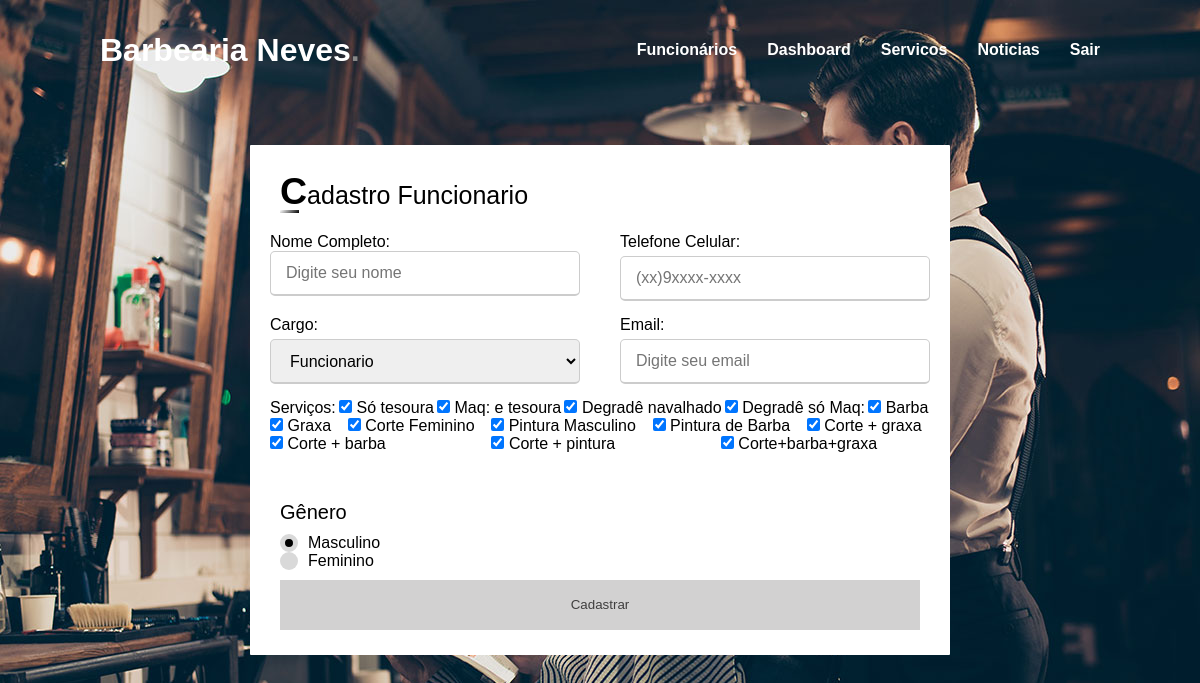
Page /cadastroFuncionario.php (signed in) on the committed database.
### tables this page shows
CREATE TABLE `servicos` (
  `idServicos` int NOT NULL,
  `nome` varchar(45) NOT NULL,
  `valor` double NOT NULL,
  `tempo_estimado` time NOT NULL
);

### model/Usuario.php (called while the page is built, shortened)
<?php
class Usuario
{
    private $nome;
    private $perfil;
    private $telefone;
    private $email;
    public function getNome()
    {
        return $this->nome;
    }
    public function getPerfil()
    {
        return $this->perfil;
    }
    public function getTelefone()
    {
        return $this->telefone;
    }
    public function getEmail()
    {
        return $this->email;
    }
}

### dao/daoServicos.php (called while the page is built, shortened)
<?php
include_once 'C:/xampp/htdocs/Projeto-barbearia/model/servicos_model.php';
class DaoServicos
{
    public function listarServicosDAO()
    {
        $conn = new Conecta();
        $msg = new Mensagem();
        $conecta = $conn->conectadb();
        if ($conecta) {
            try {
                $serag = $conecta->query("select * from servicos");
                $lista = array();
                $a = 0;
                if ($serag->execute()) {
                    if ($serag->rowCount() > 0) {
                        while ($linha = $serag->fetch(PDO::FETCH_OBJ)) {
                            $servicos = new Servicos_model();
                            $servicos->setIdServicos($linha->idServicos);
                            $servicos->setNomeServico($linha->nome);
                            $servicos->setValorServico($linha->valor);
                            $servicos->setTempoServico($linha->tempo_estimado);
                            $lista[$a] = $servicos;
                            $a++;
                        }
                    }
                }
            } catch (Exception $ex) {
                $msg->setMsg($ex);
            }
            return $lista;
        }
    }
}

### controller/servicosController.php (called while the page is built, shortened)
<?php
include_once 'C:/xampp/htdocs/Projeto-barbearia/dao/daoServicos.php';
include_once 'C:/xampp/htdocs/Projeto-barbearia/model/servicos_model.php';
class ServicosController {
    public function listarServicos(){
        $daoServico = new DaoServicos();
        return $daoServico->listarServicosDAO();
    }
}

### model/servicos_model.php (called while the page is built, shortened)
<?php
class Servicos_model {
    private $idServicos;
    private $nomeServico;
    public function getIdServicos()
    {
        return $this->idServicos;
    }
    public function setIdServicos($idServicos)
    {
        $this->idServicos = $idServicos;
        return $this;
    }
    public function getNomeServico()
    {
        return $this->nomeServico;
    }
    public function setNomeServico($nomeServico)
    {
        $this->nomeServico = $nomeServico;
        return $this;
    }
    public function setValorServico($valorServico)
    {
        return $this;
    }
    public function setTempoServico($tempoServico)
    {
        return $this;
    }
}

### cadastroFuncionario.php (the view, shortened to what this page needs)
<?php
include_once 'C:/xampp/htdocs/Projeto-barbearia/controller/servicosController.php';
include_once 'C:/xampp/htdocs/Projeto-barbearia/controller/funcionarioController.php';
include_once 'C:/xampp/htdocs/Projeto-barbearia/dao/DaoClientes.php';
include_once 'C:/xampp/htdocs/Projeto-barbearia/model/Usuario.php';
include_once "C:/xampp/htdocs/Projeto-barbearia/model/servicos_model.php";
$ce = new Usuario();
?>
<!DOCTYPE html>
<html lang="pt-br">
<head>
    <link rel="stylesheet" href="./css/style-Funcionario.css">
    <link rel="stylesheet" href="https://cdnjs.cloudflare.com/ajax/libs/font-awesome/4.5.0/css/font-awesome.min.css">
    <link rel="stylesheet" href="https://cdnjs.cloudflare.com/ajax/libs/font/awesome/4.7.0/css/font-awesome.min.css">
    <link rel="stylesheet" href="https://use.fontawesome.com/releases/v5.1.0/css/all.css">
</head>
<body>
    <header>
        <a href="index.php" class="logo">Barbearia Neves<span>.</span></a>
        <?php
        include_once 'C:/xampp/htdocs/Projeto-barbearia/nav.php';
        echo navBar();
        ?>
    </header>
    <div class="container">
        <div class="title"><span><b>C</b></span>adastro Funcionario</div>
        <form method="post" action="">
            <div class="detalhes-usuario">
                <div class="input-box">
                    <span>Nome Completo:</span>
                    <input type="text" placeholder="Digite seu nome" name="nome" required value="<?php echo $ce->getNome(); ?>">
                </div>
                <div class="input-box">
                    <span class="detalhes">Telefone Celular:</span>
                    <input id="tel" type="tel" placeholder="(xx)9xxxx-xxxx" name="telefone" maxlength="11" required value="<?php echo $ce->getTelefone(); ?>">
                </div>
                <div class="input-box">
                    <span class="detalhes">Cargo:</span>
                    <select name="cargo" id="cargo" class="select" required>
                    <option <?php
                                if ($ce->getPerfil() == "Funcionario") {
                                    echo "selected = 'selected'";
                                } ?>>Funcionario</option>
                    </select>
                </div>
                <div class="input-box">
                    <span class="detalhes">Email:</span>
                    <input type="email" placeholder="Digite seu email" name="email" required value="<?php echo $ce->getEmail(); ?>">
                </div>
                <span class="detalhes">Serviços:</span><br>
                <?php
                $scTable = new servicosController();
                $listaServicos = $scTable->listarServicos();
                if ($listaServicos != null) {
                    foreach ($listaServicos as $ls) {
                ?>
                <div style="display: block;">
                    <input type="checkbox" name="check[]" checked value="<?php echo $ls->getIdServicos(); ?>">
                    <label ><?php echo $ls->getNomeServico(); ?><br></label>
                </div>
                <br>
                <?php
                    }
                }
                ?>
            </div>
            <div class="genero">
                <span class="seu-genero">Gênero</span>
                <div class="categoria">
                    <label for="ponto-1">
                        <span class="ponto um"></span>
                        <span class="generoMas">Masculino</span>
                    </label>
                    <label for="ponto-2" name="sexo" value="Feminino">
                        <span class="ponto dois"></span>
                        <span class="generoMas" value="Feminino">Feminino</span>
                    </label>
                </div>
            </div>
            <div>
                <button type="submit" class="btn efeito-btn" name="cadastrar">Cadastrar</button>
            </div>
        </form>
    </div>
</body>
</html>

### css/style-Funcionario.css (style rules this page uses)
* { margin: 0; padding: 0; box-sizing: border-box; font-family: 'Poppins', sans-serif; scroll-behavior: smooth; border: none; }
body { display: flex; height: 100vh; justify-content: center; align-items: center; background-image:url('../img/fundo-login.jpg'); background-repeat: no-repeat; background-size: cover; }
.container { max-width: 700px; width: 100%; background: rgb(255, 255, 255); padding: 25px 30px; border-radius: 1px; }
.container .title { font-size: 25px; font-weight: 500; position: relative; }
.title span { color: #000000; font-weight: 500; font-size: 1.5em; left: 50%; }
.container .title::before { content: ''; position: absolute; left: 0; bottom: 0; height: 3px; width: 3%; background: linear-gradient(135deg,#ffffff ,#000000); }
.container form .detalhes-usuario { display: flex; flex-wrap: wrap; justify-content: space-between; margin: 20px -10px 33px -10px; }
form .detalhes-usuario .input-box { margin-bottom: 15px; width: calc(100% / 2 - 20px); }
.detalhes-usuario .input-box .detalhes { display: block; font-weight: 500; margin-bottom: 5px; }
.detalhes-usuario .input-box input { height: 45px; width: 100%; outline: none; border-radius: 5px; border: 1px solid #ccc; padding-left: 15px; font-size: 16px; border-bottom-width: 2px; transition: all 0.3s ease; }
.select { height: 45px; width: 100%; outline: none; border-radius: 5px; border: 1px solid #ccc; padding-left: 15px; font-size: 16px; border-bottom-width: 2px; transition: all 0.3s ease; }
form .genero .seu-genero { font-size: 20px; font-weight: 500; }
form .genero .categoria { display:inherit; width: 80%; margin: 10px 0; justify-content: space-between; }
.genero .categoria label { display: flex; align-items: center; }
.genero .categoria .ponto { height: 18px; width: 18px; background: #d9d9d9; border-radius: 50%; margin-right: 10px; border: 5px solid transparent; transition: all 0.3s ease; }
#ponto-1:checked ~ .categoria label .um, #ponto-2:checked ~ .categoria label .dois { border-color: #d9d9d9; background: #000000; }
header { position: fixed!important; top: 0!important; left: 0!important; width: 100%!important; padding: 30px 100px!important; z-index: 10000!important; display: flex!important; justify-content: space-between!important; align-items: center!important; transition: 0.5s!important; }
header .logo { color: #fff; font-weight: 700; font-size: 2em; text-decoration: none; }
header .logo span { color: #888; }
.btn { line-height: 50px; height: 50px; text-align: center; width: 100%; cursor: pointer; }
.efeito-btn { color: rgb(0, 0, 0); transition: all 0.5s; position: relative; }
.efeito-btn::before { content: ''; position: absolute; top: 0; left: 0; width: 100%; height: 100%; z-index: 1; background-color: rgba(163, 159, 159, 0.39); transition: all 0.3s; }
.efeito-btn::after { content: ''; position: absolute; top: 0; left: 0; width: 100%; height: 100%; z-index: 1; opacity: 0; transition: all 0.3s; border: 1px solid #000000; transform: scale(1.2,1.2); }

### rows in the picture
servicos: nome "Só tesoura"
servicos: nome "Maq: e tesoura"
servicos: nome "Degradê navalhado"
servicos: nome "Degradê só Maq:"
servicos: nome "Barba"
servicos: nome "Graxa"
servicos: nome "Corte Feminino"
servicos: nome "Pintura Masculino"
servicos: nome "Pintura de Barba"
servicos: nome "Corte + graxa"
servicos: nome "Corte + barba"
servicos: nome "Corte + pintura"
servicos: nome "Corte+barba+graxa"
